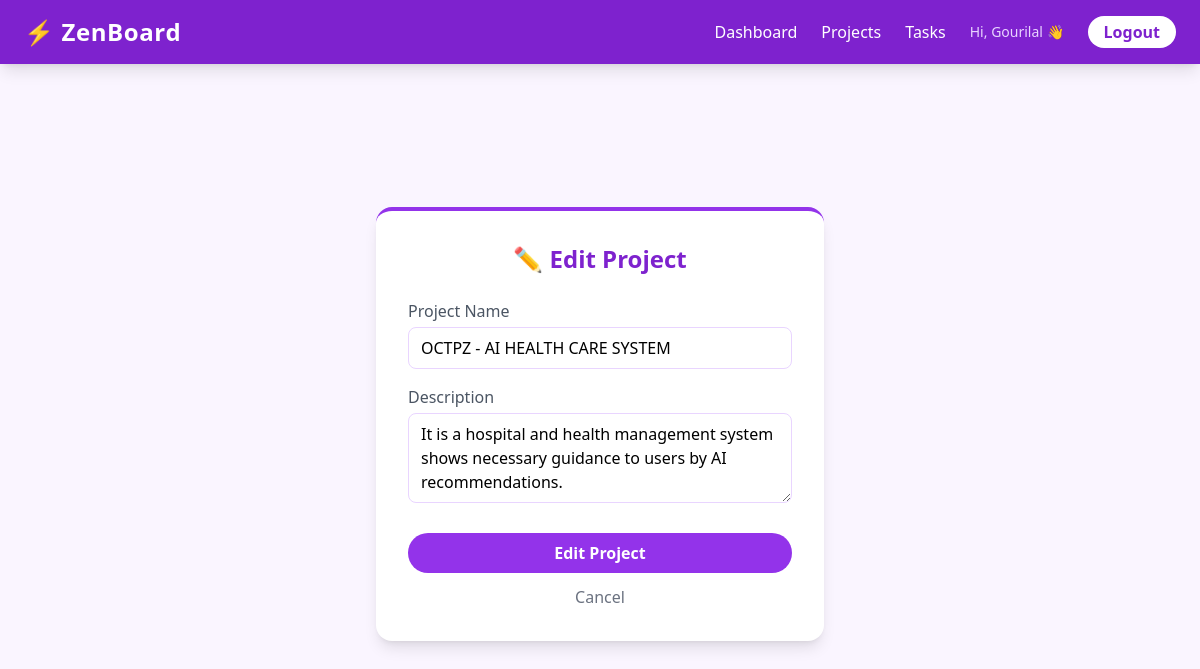
Screenshot of /projects/edit/1/ (signed in) with the database file from the repository.
### tasks/models.py (models this page shows, shortened)
class Project(models.Model):
    name = models.CharField(max_length=200)
    description = models.TextField(blank=True)
    owner = models.ForeignKey(User, on_delete=models.CASCADE)
    created_at = models.DateTimeField(auto_now_add=True)

### tasks/views.py (the view)
# urls.py: path('projects/edit/<int:pk>/', views.project_edit, name='project_edit'),
@login_required
def project_edit(request, pk):
    project = get_object_or_404(Project, id=pk, owner=request.user)
    if request.method == 'POST':
        project.name = request.POST['name']
        project.description = request.POST.get('description', '')
        project.save()
        return redirect('project_list')
    return render(request, 'tasks/project_form.html', {'action': 'Edit', 'project': project})

### templates/tasks/project_form.html (shortened to what this page needs)
{% extends 'tasks/base.html' %}
{% block content %}
<div class="flex justify-center items-center min-h-[80vh]">
    <div class="bg-white rounded-2xl shadow-lg p-8 w-full max-w-md border-t-4 border-purple-600">
        <h2 class="text-2xl font-bold text-purple-700 mb-6 text-center">
            {% if action == 'Edit' %}✏️ Edit Project{% else %}📁 New Project{% endif %}
        </h2>
        <form method="POST">
            <div class="mb-4">
                <label class="block text-gray-600 font-medium mb-1">Project Name</label>
                <input type="text" name="name" value="{{ project.name }}"
                    class="w-full border border-purple-200 rounded-lg px-3 py-2 focus:outline-none focus:border-purple-500"
                    required>
            </div>
            <div class="mb-4">
                <label class="block text-gray-600 font-medium mb-1">Description</label>
                <textarea name="description" rows="3"
                    class="w-full border border-purple-200 rounded-lg px-3 py-2 focus:outline-none focus:border-purple-500">{{ project.description }}</textarea>
            </div>
            <button type="submit" class="w-full bg-purple-600 text-white py-2 rounded-full font-semibold hover:bg-purple-700 transition mt-2">
                {{ action }} Project
            </button>
            <a href="{% url 'project_list' %}" class="block text-center text-gray-500 mt-3 hover:text-purple-600">Cancel</a>
        </form>
    </div>
</div>
{% endblock %}

### templates/tasks/base.html (shortened to what this page needs)
<!DOCTYPE html>
<html>
<head>
    <script src="https://cdn.tailwindcss.com"></script>
</head>
<body class="bg-purple-50 min-h-screen">
    <nav class="bg-purple-700 text-white px-6 py-4 flex items-center justify-between shadow-lg">
        <h1 class="text-2xl font-bold tracking-wide">⚡ ZenBoard</h1>
        <div class="flex items-center gap-6">
            <a href="{% url 'dashboard' %}" class="hover:text-purple-200 transition font-medium">Dashboard</a>
            <a href="{% url 'project_list' %}" class="hover:text-purple-200 transition font-medium">Projects</a>
            <a href="{% url 'task_list' %}" class="hover:text-purple-200 transition font-medium">Tasks</a>
            {% if user.is_authenticated %}
                <span class="text-purple-200 text-sm">Hi, {{ user.username }} 👋</span>
                <a href="{% url 'logout' %}" class="bg-white text-purple-700 px-4 py-1 rounded-full font-semibold hover:bg-purple-100 transition">Logout</a>
            {% else %}
                <a href="{% url 'login' %}" class="bg-white text-purple-700 px-4 py-1 rounded-full font-semibold hover:bg-purple-100 transition">Login</a>
            {% endif %}
        </div>
    </nav>
    <div class="max-w-5xl mx-auto mt-10 px-4">
        {% block content %}
        {% endblock %}
    </div>
</body>
</html>

### rows the page displays
Project: name "OCTPZ - AI HEALTH CARE SYSTEM", description "It is a hospital and health management system shows necessary guidance to users by AI recommendations."

### other values shown
{{ user.username }} "Gourilal"
{{ action }} "Edit"
